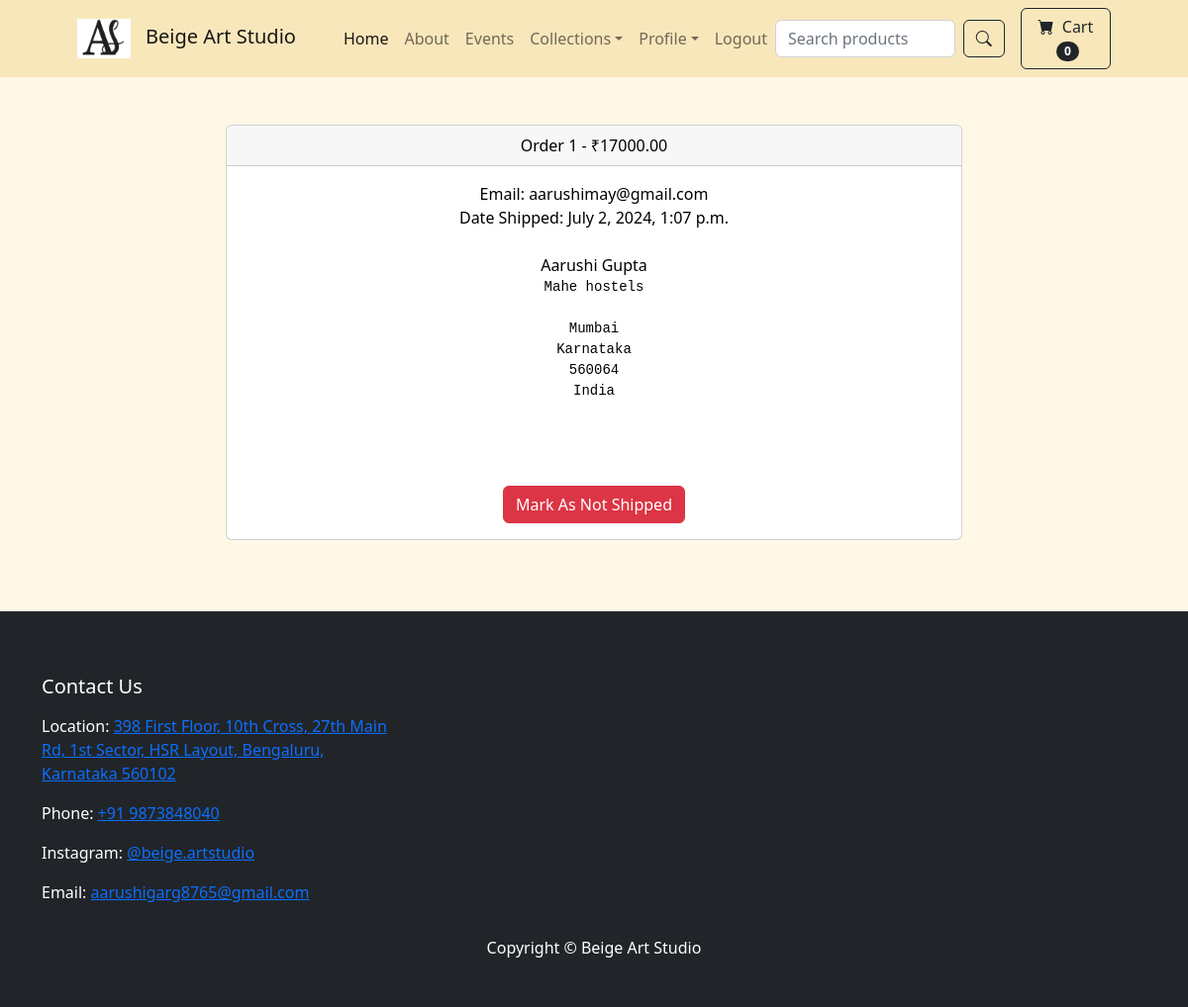
/payment/orders/1 (signed in), run on the app's committed database.
### payment/models.py (models this page shows, shortened)
class Order(models.Model):
    STATUS_CHOICES = [
        ('P', 'Pending'),
        ('S', 'Shipped'),
        ('C', 'Cancelled'),
    ]
    user = models.ForeignKey(User, on_delete=models.CASCADE, null=True, blank=True)
    full_name = models.CharField(max_length=250)
    email = models.EmailField(max_length=250)
    shipping_address = models.TextField(max_length=15000)
    amount_paid = models.DecimalField(max_digits=7, decimal_places=2)
    date_ordered = models.DateTimeField(auto_now_add=True)
    shipped = models.BooleanField(default=False)
    date_shipped = models.DateTimeField(blank=True, null=True)

### payment/views.py (the view, shortened to what this page needs)
# urls.py: path('orders/<int:pk>', views.orders, name='orders'),
def orders(request, pk):
    if request.user.is_authenticated and request.user.is_superuser:
        order = Order.objects.get(id=pk)
        items = OrderItem.objects.filter(order=pk)
        return render(request, 'payment/orders.html', {"order":order, "items":items})
    else:
        messages.success(request, "Access Denied")
        return redirect('home')

### cart/cart.py (called while the page is built)
    def __len__(self):
        return len(self.cart)

### cart/context_processors.py (called while the page is built)
def cart(request):
    return {'cart': Cart(request)}

### payment/templates/payment/orders.html (shortened to what this page needs)
{% extends 'base.html' %}
{% block content %}
        <div class="container">
        	<div class="row">
        		<center>
        			<div class="col-8">
        				<br/><br/>
<div class="card">
  <div class="card-header">
    Order {{ order.id}} - ₹{{order.amount_paid}}
  </div>
  <div class="card-body">
    Email: {{ order.email}}<br/>
    {% if order.date_shipped %}
      Date Shipped: {{ order.date_shipped}}
    {% else %}
     Date Ordered: {{ order.date_ordered}}
    {% endif %}
    <br/><br/>
    {{ order.full_name }}<br/>
    <pre>{{ order.shipping_address }}
    </pre>
    <br/><br/>
    {% if not order.shipped %}
    <form method="POST">
      {% csrf_token %}
      <input type="hidden" name="shipping_status" value="true">
      <button type="Submit" class="btn btn-success">Mark As Shipped</button>
    </from>
    {% else %}
    <form method="POST">
      <button type="Submit" class="btn btn-danger">Mark As Not Shipped</button>
    {% endif %}
  </div>
</div>
<br/>
<br/><br/>
        			</div>
        		</center>
        	</div>
        </div>
{% endblock %}

### store/templates/base.html (style rules this page uses)
body { background-color: #fff8e7; color: black; }

### data on the page
Order: id "1", amount_paid "17000.00", email "aarushimay@gmail.com", date_shipped "July 2, 2024, 1:07 p.m.", full_name "Aarushi Gupta", shipping_address "Mahe hostels Mumbai Karnataka 560064 India"

### other printed values
{{ cart|length }} "0"
